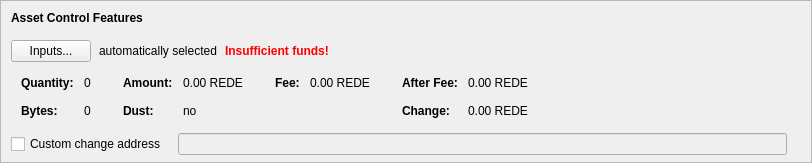
      <widget class="QFrame" name="frameAssetControl">
       <property name="sizePolicy">
        <sizepolicy hsizetype="Expanding" vsizetype="Fixed">
         <horstretch>0</horstretch>
         <verstretch>0</verstretch>
        </sizepolicy>
       </property>
       <property name="maximumSize">
        <size>
         <width>16777215</width>
         <height>16777215</height>
        </size>
       </property>
       <property name="frameShape">
        <enum>QFrame::StyledPanel</enum>
       </property>
       <property name="frameShadow">
        <enum>QFrame::Sunken</enum>
       </property>
       <layout class="QVBoxLayout" name="verticalLayoutAssetControl2">
        <property name="spacing">
         <number>0</number>
        </property>
        <property name="leftMargin">
         <number>0</number>
        </property>
        <property name="topMargin">
         <number>0</number>
        </property>
        <property name="rightMargin">
         <number>0</number>
        </property>
        <property name="bottomMargin">
         <number>6</number>
        </property>
        <item>
         <layout class="QVBoxLayout" name="verticalLayoutAssetControl" stretch="0,0,0,0,1">
          <property name="spacing">
           <number>0</number>
          </property>
          <property name="leftMargin">
           <number>10</number>
          </property>
          <property name="topMargin">
           <number>10</number>
          </property>
          <item>
           <layout class="QHBoxLayout" name="horizontalLayoutAssetControl1">
            <property name="bottomMargin">
             <number>15</number>
            </property>
            <item>
             <widget class="QLabel" name="labelAssetControlFeatures">
              <property name="sizePolicy">
               <sizepolicy hsizetype="Preferred" vsizetype="Maximum">
                <horstretch>0</horstretch>
                <verstretch>0</verstretch>
               </sizepolicy>
              </property>
              <property name="font">
               <font>
                <weight>75</weight>
                <bold>true</bold>
               </font>
              </property>
              <property name="styleSheet">
               <string notr="true">font-weight:bold;</string>
              </property>
              <property name="text">
               <string>Asset Control Features</string>
              </property>
             </widget>
            </item>
           </layout>
          </item>
          <item>
           <layout class="QHBoxLayout" name="horizontalLayoutAssetControl2" stretch="0,0,0,0">
            <property name="spacing">
             <number>8</number>
            </property>
            <property name="bottomMargin">
             <number>10</number>
            </property>
            <item>
             <widget class="QPushButton" name="pushButtonAssetControl">
              <property name="styleSheet">
               <string notr="true"/>
              </property>
              <property name="text">
               <string>Inputs...</string>
              </property>
              <property name="autoDefault">
               <bool>false</bool>
              </property>
             </widget>
            </item>
            <item>
             <widget class="QLabel" name="labelAssetControlAutomaticallySelected">
              <property name="text">
               <string>automatically selected</string>
              </property>
              <property name="margin">
               <number>5</number>
              </property>
             </widget>
            </item>
            <item>
             <widget class="QLabel" name="labelAssetControlInsuffFunds">
              <property name="font">
               <font>
                <weight>75</weight>
                <bold>true</bold>
               </font>
              </property>
              <property name="styleSheet">
               <string notr="true">color:red;font-weight:bold;</string>
              </property>
              <property name="text">
               <string>Insufficient funds!</string>
              </property>
              <property name="margin">
               <number>5</number>
              </property>
             </widget>
            </item>
            <item>
             <spacer name="horizontalSpacerAssetControl">
              <property name="orientation">
               <enum>Qt::Horizontal</enum>
              </property>
              <property name="sizeHint" stdset="0">
               <size>
                <width>40</width>
                <height>1</height>
               </size>
              </property>
             </spacer>
            </item>
           </layout>
          </item>
          <item>
           <widget class="QWidget" name="widgetAssetControl" native="true">
            <property name="sizePolicy">
             <sizepolicy hsizetype="Preferred" vsizetype="Preferred">
              <horstretch>0</horstretch>
              <verstretch>0</verstretch>
             </sizepolicy>
            </property>
            <property name="minimumSize">
             <size>
              <width>0</width>
              <height>0</height>
             </size>
            </property>
            <property name="styleSheet">
             <string notr="true"/>
            </property>
            <layout class="QHBoxLayout" name="horizontalLayoutAssetControl5">
             <property name="leftMargin">
              <number>0</number>
             </property>
             <property name="topMargin">
              <number>0</number>
             </property>
             <property name="rightMargin">
              <number>0</number>
             </property>
             <property name="bottomMargin">
              <number>0</number>
             </property>
             <item>
              <layout class="QHBoxLayout" name="horizontalLayoutAssetControl3" stretch="0,0,0,1">
               <property name="spacing">
                <number>20</number>
               </property>
               <property name="topMargin">
                <number>0</number>
               </property>
               <property name="bottomMargin">
                <number>10</number>
               </property>
               <item>
                <layout class="QFormLayout" name="formLayoutAssetControl1">
                 <property name="horizontalSpacing">
                  <number>10</number>
                 </property>
                 <property name="verticalSpacing">
                  <number>14</number>
                 </property>
                 <property name="leftMargin">
                  <number>10</number>
                 </property>
                 <property name="topMargin">
                  <number>4</number>
                 </property>
                 <property name="rightMargin">
                  <number>6</number>
                 </property>
                 <item row="0" column="0">
                  <widget class="QLabel" name="labelAssetControlQuantityText">
                   <property name="font">
                    <font>
                     <weight>75</weight>
                     <bold>true</bold>
                    </font>
                   </property>
                   <property name="text">
                    <string>Quantity:</string>
                   </property>
                   <property name="margin">
                    <number>0</number>
                   </property>
                  </widget>
                 </item>
                 <item row="0" column="1">
                  <widget class="QLabel" name="labelAssetControlQuantity">
                   <property name="cursor">
                    <cursorShape>IBeamCursor</cursorShape>
                   </property>
                   <property name="contextMenuPolicy">
                    <enum>Qt::ActionsContextMenu</enum>
                   </property>
                   <property name="text">
                    <string notr="true">0</string>
                   </property>
                   <property name="margin">
                    <number>0</number>
                   </property>
                   <property name="textInteractionFlags">
                    <set>Qt::LinksAccessibleByMouse|Qt::TextSelectableByKeyboard|Qt::TextSelectableByMouse</set>
                   </property>
                  </widget>
                 </item>
                 <item row="1" column="0">
                  <widget class="QLabel" name="labelAssetControlBytesText">
                   <property name="font">
                    <font>
                     <weight>75</weight>
                     <bold>true</bold>
                    </font>
                   </property>
                   <property name="text">
                    <string>Bytes:</string>
                   </property>
                  </widget>
                 </item>
                 <item row="1" column="1">
                  <widget class="QLabel" name="labelAssetControlBytes">
                   <property name="cursor">
                    <cursorShape>IBeamCursor</cursorShape>
                   </property>
                   <property name="contextMenuPolicy">
                    <enum>Qt::ActionsContextMenu</enum>
                   </property>
                   <property name="text">
                    <string notr="true">0</string>
                   </property>
                   <property name="textInteractionFlags">
                    <set>Qt::LinksAccessibleByMouse|Qt::TextSelectableByKeyboard|Qt::TextSelectableByMouse</set>
                   </property>
                  </widget>
                 </item>
                </layout>
               </item>
               <item>
                <layout class="QFormLayout" name="formLayoutAssetControl2">
                 <property name="horizontalSpacing">
                  <number>10</number>
                 </property>
                 <property name="verticalSpacing">
                  <number>14</number>
                 </property>
                 <property name="leftMargin">
                  <number>6</number>
                 </property>
                 <property name="topMargin">
                  <number>4</number>
                 </property>
                 <property name="rightMargin">
                  <number>6</number>
                 </property>
                 <item row="0" column="0">
                  <widget class="QLabel" name="labelAssetControlAmountText">
                   <property name="font">
                    <font>
                     <weight>75</weight>
                     <bold>true</bold>
                    </font>
                   </property>
                   <property name="text">
                    <string>Amount:</string>
                   </property>
                   <property name="margin">
                    <number>0</number>
                   </property>
                  </widget>
                 </item>
                 <item row="0" column="1">
                  <widget class="QLabel" name="labelAssetControlAmount">
                   <property name="cursor">
                    <cursorShape>IBeamCursor</cursorShape>
                   </property>
                   <property name="contextMenuPolicy">
                    <enum>Qt::ActionsContextMenu</enum>
                   </property>
                   <property name="text">
                    <string notr="true">0.00 REDE</string>
                   </property>
                   <property name="textInteractionFlags">
                    <set>Qt::LinksAccessibleByMouse|Qt::TextSelectableByKeyboard|Qt::TextSelectableByMouse</set>
                   </property>
                  </widget>
                 </item>
                 <item row="1" column="0">
                  <widget class="QLabel" name="labelAssetControlLowOutputText">
                   <property name="font">
                    <font>
                     <weight>75</weight>
                     <bold>true</bold>
                    </font>
                   </property>
                   <property name="text">
                    <string>Dust:</string>
                   </property>
                  </widget>
                 </item>
                 <item row="1" column="1">
                  <widget class="QLabel" name="labelAssetControlLowOutput">
                   <property name="cursor">
                    <cursorShape>IBeamCursor</cursorShape>
                   </property>
                   <property name="contextMenuPolicy">
                    <enum>Qt::ActionsContextMenu</enum>
                   </property>
                   <property name="text">
                    <string notr="true">no</string>
                   </property>
                   <property name="textInteractionFlags">
                    <set>Qt::LinksAccessibleByMouse|Qt::TextSelectableByKeyboard|Qt::TextSelectableByMouse</set>
                   </property>
                  </widget>
                 </item>
                </layout>
               </item>
               <item>
                <layout class="QFormLayout" name="formLayoutAssetControl3">
                 <property name="horizontalSpacing">
                  <number>10</number>
                 </property>
                 <property name="verticalSpacing">
                  <number>14</number>
                 </property>
                 <property name="leftMargin">
                  <number>6</number>
                 </property>
                 <property name="topMargin">
                  <number>4</number>
                 </property>
                 <property name="rightMargin">
                  <number>6</number>
                 </property>
                 <item row="0" column="0">
                  <widget class="QLabel" name="labelAssetControlFeeText">
                   <property name="font">
                    <font>
                     <weight>75</weight>
                     <bold>true</bold>
                    </font>
                   </property>
                   <property name="text">
                    <string>Fee:</string>
                   </property>
                   <property name="margin">
                    <number>0</number>
                   </property>
                  </widget>
                 </item>
                 <item row="0" column="1">
                  <widget class="QLabel" name="labelAssetControlFee">
                   <property name="cursor">
                    <cursorShape>IBeamCursor</cursorShape>
                   </property>
                   <property name="contextMenuPolicy">
                    <enum>Qt::ActionsContextMenu</enum>
                   </property>
                   <property name="text">
                    <string notr="true">0.00 REDE</string>
                   </property>
                   <property name="textInteractionFlags">
                    <set>Qt::LinksAccessibleByMouse|Qt::TextSelectableByKeyboard|Qt::TextSelectableByMouse</set>
                   </property>
                  </widget>
                 </item>
                </layout>
               </item>
               <item>
                <layout class="QFormLayout" name="formLayoutAssetControl4">
                 <property name="horizontalSpacing">
                  <number>10</number>
                 </property>
                 <property name="verticalSpacing">
                  <number>14</number>
                 </property>
                 <property name="leftMargin">
                  <number>6</number>
                 </property>
                 <property name="topMargin">
                  <number>4</number>
                 </property>
                 <property name="rightMargin">
                  <number>6</number>
                 </property>
                 <item row="0" column="0">
                  <widget class="QLabel" name="labelAssetControlAfterFeeText">
                   <property name="font">
                    <font>
                     <weight>75</weight>
                     <bold>true</bold>
                    </font>
                   </property>
                   <property name="text">
                    <string>After Fee:</string>
                   </property>
                   <property name="margin">
                    <number>0</number>
                   </property>
                  </widget>
                 </item>
                 <item row="0" column="1">
                  <widget class="QLabel" name="labelAssetControlAfterFee">
                   <property name="cursor">
                    <cursorShape>IBeamCursor</cursorShape>
                   </property>
                   <property name="contextMenuPolicy">
                    <enum>Qt::ActionsContextMenu</enum>
                   </property>
                   <property name="text">
                    <string notr="true">0.00 REDE</string>
                   </property>
                   <property name="textInteractionFlags">
                    <set>Qt::LinksAccessibleByMouse|Qt::TextSelectableByKeyboard|Qt::TextSelectableByMouse</set>
                   </property>
                  </widget>
                 </item>
                 <item row="1" column="0">
                  <widget class="QLabel" name="labelAssetControlChangeText">
                   <property name="font">
                    <font>
                     <weight>75</weight>
                     <bold>true</bold>
                    </font>
                   </property>
                   <property name="text">
                    <string>Change:</string>
                   </property>
                  </widget>
                 </item>
                 <item row="1" column="1">
                  <widget class="QLabel" name="labelAssetControlChange">
                   <property name="cursor">
                    <cursorShape>IBeamCursor</cursorShape>
                   </property>
                   <property name="contextMenuPolicy">
                    <enum>Qt::ActionsContextMenu</enum>
                   </property>
                   <property name="text">
                    <string notr="true">0.00 REDE</string>
                   </property>
                   <property name="textInteractionFlags">
                    <set>Qt::LinksAccessibleByMouse|Qt::TextSelectableByKeyboard|Qt::TextSelectableByMouse</set>
                   </property>
                  </widget>
                 </item>
                </layout>
               </item>
              </layout>
             </item>
            </layout>
           </widget>
          </item>
          <item>
           <layout class="QHBoxLayout" name="horizontalLayoutAssetControl4" stretch="0,0,0">
            <property name="spacing">
             <number>12</number>
            </property>
            <property name="sizeConstraint">
             <enum>QLayout::SetDefaultConstraint</enum>
            </property>
            <property name="topMargin">
             <number>5</number>
            </property>
            <property name="rightMargin">
             <number>5</number>
            </property>
            <item>
             <widget class="QCheckBox" name="checkBoxAssetControlChange">
              <property name="toolTip">
               <string>If this is activated, but the change address is empty or invalid, change will be sent to a newly generated address.</string>
              </property>
              <property name="text">
               <string>Custom change address</string>
              </property>
             </widget>
            </item>
            <item>
             <widget class="QValidatedLineEdit" name="lineEditAssetControlChange">
              <property name="enabled">
               <bool>false</bool>
              </property>
              <property name="sizePolicy">
               <sizepolicy hsizetype="Expanding" vsizetype="Fixed">
                <horstretch>0</horstretch>
                <verstretch>0</verstretch>
               </sizepolicy>
              </property>
             </widget>
            </item>
            <item>
             <widget class="QLabel" name="labelAssetControlChangeLabel">
              <property name="sizePolicy">
               <sizepolicy hsizetype="Preferred" vsizetype="Expanding">
                <horstretch>0</horstretch>
                <verstretch>0</verstretch>
               </sizepolicy>
              </property>
              <property name="minimumSize">
               <size>
                <width>0</width>
                <height>0</height>
               </size>
              </property>
              <property name="text">
               <string/>
              </property>
              <property name="margin">
               <number>3</number>
              </property>
             </widget>
            </item>
           </layout>
          </item>
          <item>
           <spacer name="verticalSpacerAssetControl">
            <property name="orientation">
             <enum>Qt::Vertical</enum>
            </property>
            <property name="sizeHint" stdset="0">
             <size>
              <width>800</width>
              <height>1</height>
             </size>
            </property>
           </spacer>
          </item>
         </layout>
        </item>
       </layout>
      </widget>
